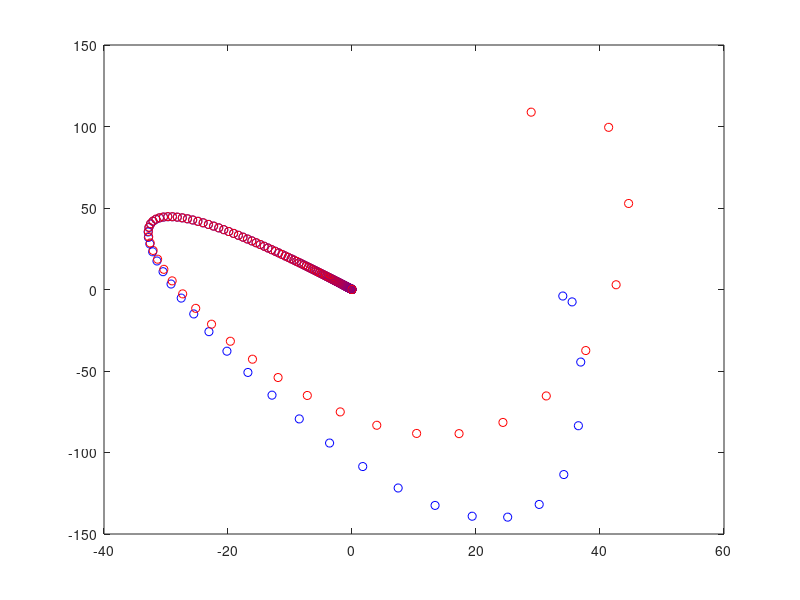

Recreate this plot in MATLAB.
% QUESTION 7

% Sistema y estimador
A = [1 1; -2 1];
B = [0;1];
C = [1 0];
D = 0;

Ahat = A;
Bhat = B;
Chat = C;
Dhat = D;

% Condiciones iniciales
x1 = 34;
x2 = -4;

x1hat = 0;
x2hat = 0;

X = [x1;x2];
y = C*X;

Xhat = [x1hat;x2hat];
yhat = Chat*Xhat;

% Tiempos para la simulación
dt = 0.05; % Tiempo de paso
tf = 10; % Tiempo final

% Pintamos los estados iniciales
figure(4)
plot(x1, x2, 'ob')
hold on
plot(x1hat, x2hat, 'or')

% Comprobamos primero que el sistema es observable (controlabilidad del
% sistema dual)
rank(ctrb(A',C'))

% Comprobamos que el sistema es controlable
rank(ctrb(A,B))

% Diseñamos la ganancia L para el estimador (sección 8 en las notas)
L = place(A',C',[-5, -10])';

% Diseñamos la ganancia K para el controlador
K = place(A,B,[-1, -2]);

% Simulamos el sistema
for t = dt:dt:tf

u = -K*Xhat; % Controlador con los estados estimados
Xdot = A*X + B*u;
Xhatdot = Ahat*Xhat + Bhat*u - L*(yhat-y);

% Integramos por Euler
X = X + Xdot*dt;
Xhat = Xhat + Xhatdot*dt;

y = C*X + D*u;
yhat = Chat*Xhat + Dhat*u;

% Pintamos la evolución de los estados y de las estimaciones
plot(X(1), X(2), 'ob')
plot(Xhat(1), Xhat(2), 'or')
pause(0.02)
end